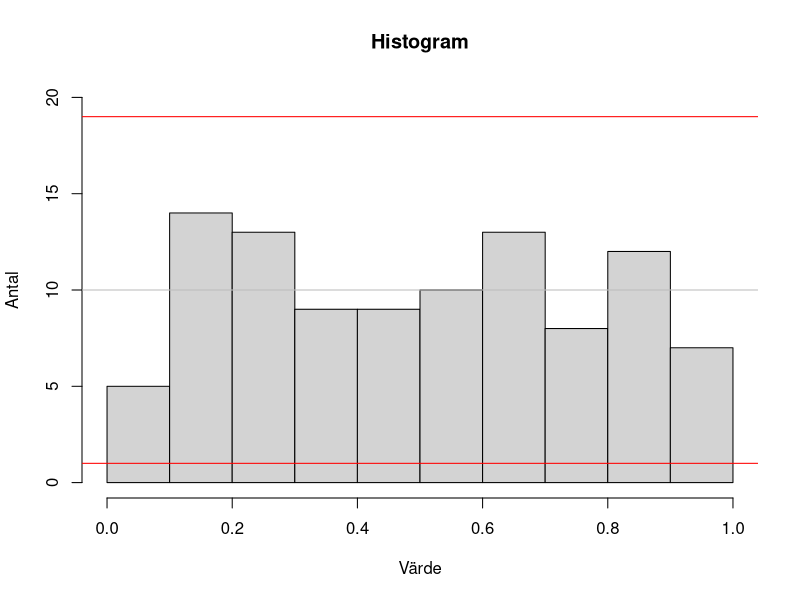
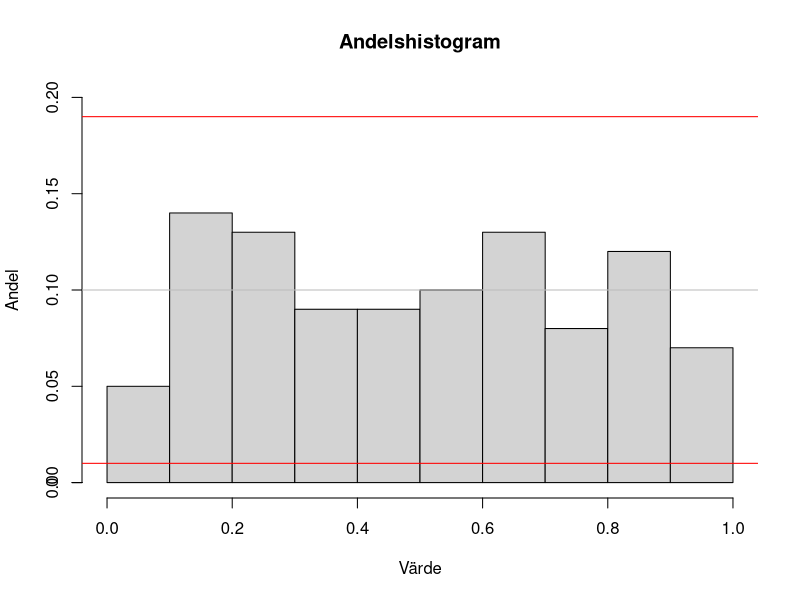
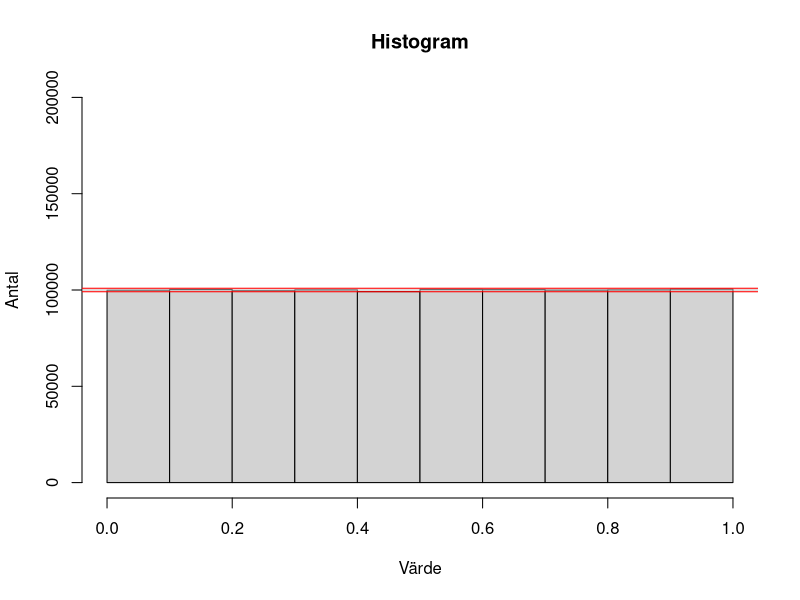
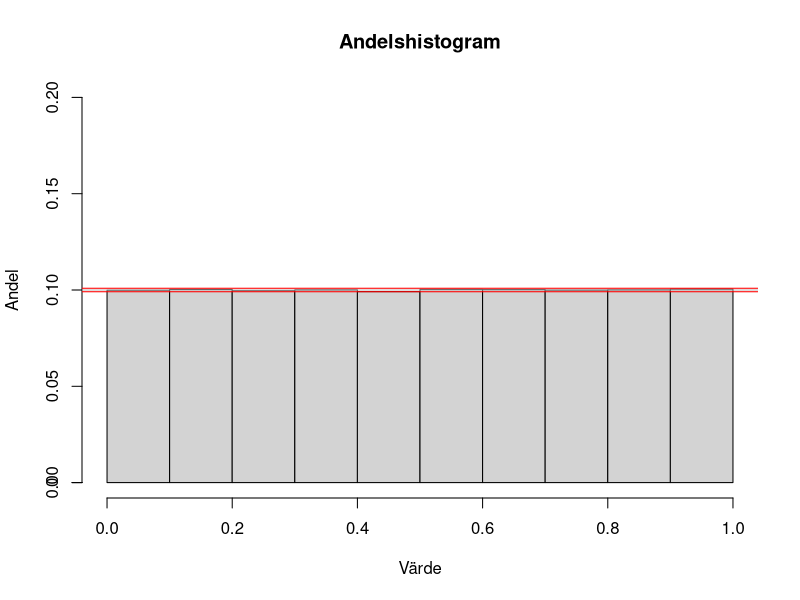
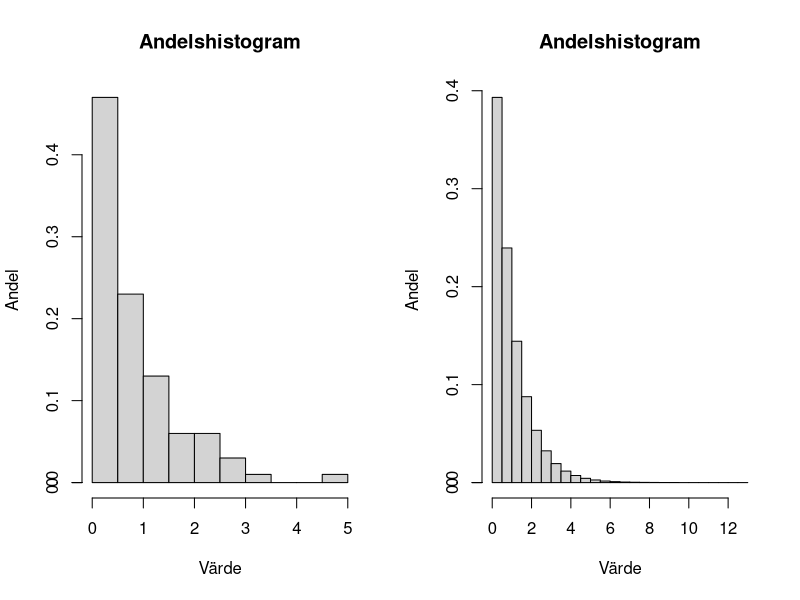
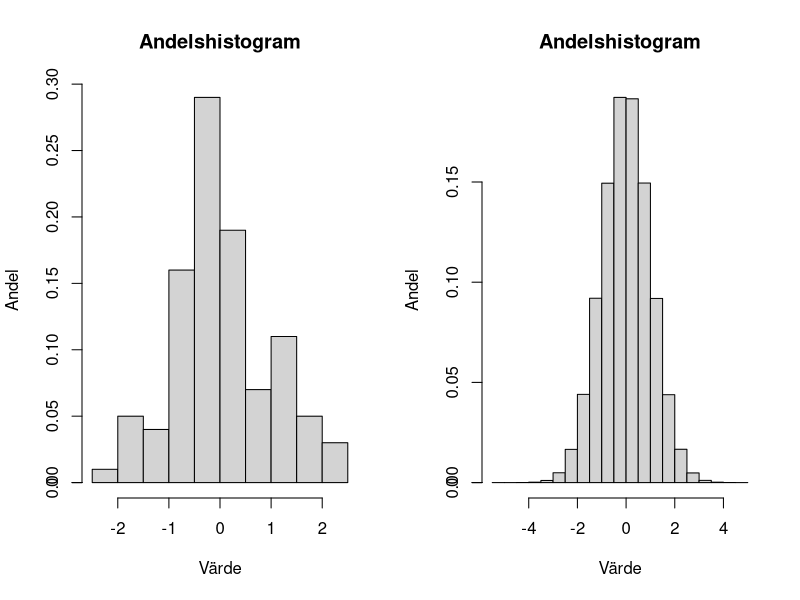
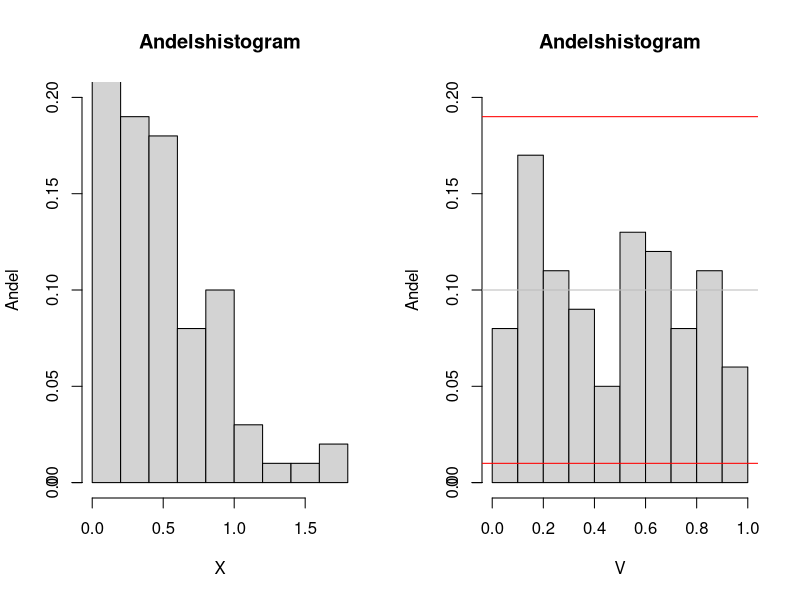

Here is the R script that generated these plots, in order:
## ---- chunk 1
set.seed(19981207)


n <- 100
k <- 10


slumptal <- runif(n)


E_X = n/k
Var_X = (n/k)*(1 - 1/k)
D_X = sqrt(Var_X)

E_Y = E_X/n
Var_Y = Var_X/(n^2)
D_Y = sqrt(Var_Y)


hist(slumptal,
     breaks = seq(from = 0, to = 1, length.out = k + 1),    # Skapar 10 delintervall
     main = "Histogram",
     ylab = "Antal",
     xlab = "Värde",
     ylim = c(0, 2*n/k))
abline(a = E_X, b = 0, col = "grey")
abline(a = E_X + 3 * D_X, b = 0, col = "red")
abline(a = E_X - 3 * D_X, b = 0, col = "red")


prop_hist <- function(x, xlab = "Värde") {
  p <- hist(x, breaks = seq(from = 0, to = 1, length.out = k + 1), plot = FALSE)
  p$counts <- p$counts / sum(p$counts)    # Konvertera antal till andelar
  plot(p,
       main = "Andelshistogram",
       ylab = "Andel",
       xlab = xlab,
       ylim = c(0, 0.2))
  axis(2)
}

prop_hist(slumptal)
abline(a = E_Y, b = 0, col = "grey")
abline(a = E_Y + 3 * D_Y, b = 0, col = "red")
abline(a = E_Y - 3 * D_Y, b = 0, col = "red")

## ---- chunk 2
set.seed(19981207)


n <- 1000000
k <- 10


slumptal <- runif(n)


E_X = n/k
Var_X = (n/k)*(1 - 1/k)
D_X = sqrt(Var_X)

E_Y = E_X/n
Var_Y = Var_X/(n^2)
D_Y = sqrt(Var_Y)


hist(slumptal,
     breaks = seq(from = 0, to = 1, length.out = k + 1),    # Skapar 10 delintervall
     main = "Histogram",
     ylab = "Antal",
     xlab = "Värde",
     ylim = c(0, 2*n/k))
abline(a = E_X, b = 0, col = "grey")
abline(a = E_X + 3 * D_X, b = 0, col = "red")
abline(a = E_X - 3 * D_X, b = 0, col = "red")


prop_hist <- function(x, xlab = "Värde") {
  p <- hist(x, breaks = seq(from = 0, to = 1, length.out = k + 1), plot = FALSE)
  p$counts <- p$counts / sum(p$counts)    # Konvertera antal till andelar
  plot(p,
       main = "Andelshistogram",
       ylab = "Andel",
       xlab = xlab,
       ylim = c(0, 0.2))
  axis(2)
}

prop_hist(slumptal)
abline(a = E_Y, b = 0, col = "grey")
abline(a = E_Y + 3 * D_Y, b = 0, col = "red")
abline(a = E_Y - 3 * D_Y, b = 0, col = "red")

## ---- chunk 3


prop_hist <- function(x, xlab = "Värde") {
  p <- hist(x, plot = FALSE)
  p$counts <- p$counts / sum(p$counts)    # Konvertera antal till andelar
  plot(p,
       main = "Andelshistogram",
       ylab = "Andel",
       xlab = xlab)
  axis(2)
}
n1 <- 100
n2 <- 1000000
a <- 1

par(mfrow = c(1,2))
prop_hist(rexp(n1, rate = a))
prop_hist(rexp(n2, rate = a))


m <- 0
s <- 1

par(mfrow = c(1,2))
prop_hist(rnorm(n1, mean = m, sd = s))
prop_hist(rnorm(n2, mean = m, sd = s))
## ---- chunk 4
n <- 100
k <- 10


E_X = n/k
Var_X = (n/k)*(1 - 1/k)
D_X = sqrt(Var_X)

E_Y = E_X/n
Var_Y = Var_X/(n^2)
D_Y = sqrt(Var_Y)


x <- rexp(n, rate = 2)
v <- 1 - exp(-2 * x)




prop_hist <- function(x, xlab = "Värde") {
  p <- hist(x, plot = FALSE)
  p$counts <- p$counts / sum(p$counts)    # Konvertera antal till andelar
  plot(p,
       main = "Andelshistogram",
       ylab = "Andel",
       xlab = xlab,
       ylim = c(0, 0.2))
  axis(2)
}

print(E_Y)
print(D_Y)
# Plotta x och v bredvid varandra
par(mfrow = c(1, 2))
prop_hist(x, xlab = "X")
prop_hist(v, xlab = "V")


abline(a = E_Y, b = 0, col = "grey")
abline(a = E_Y + 3 * D_Y, b = 0, col = "red")
abline(a = E_Y - 3 * D_Y, b = 0, col = "red")
